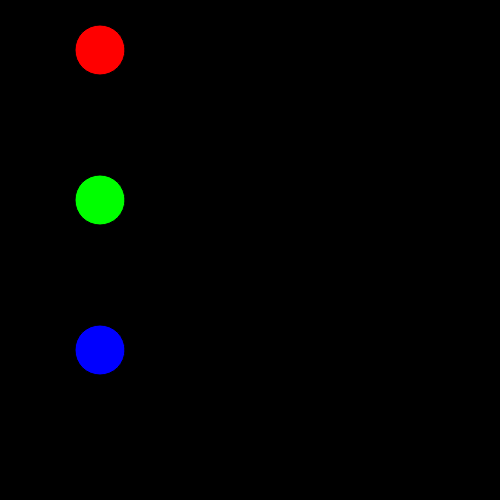
Frame 1 (no input)
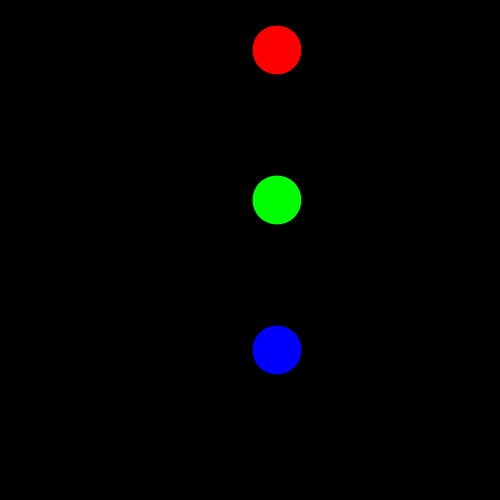
Frame 60 (no input)
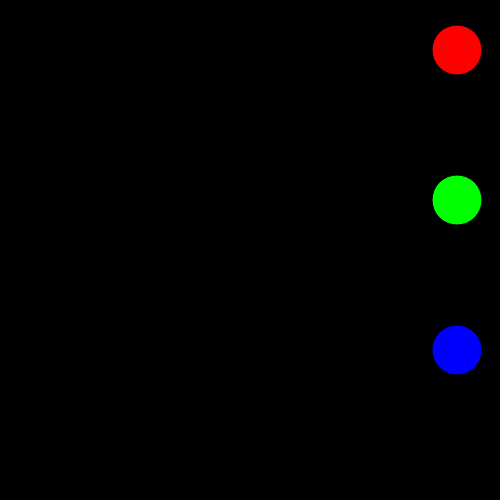
Frame 120 (the mouse pressed at the canvas centre since frame 60)

The p5.js sketch that drew these frames (run headless with seeded random() and noise() and a simulated clock; from frame 60 on, the mouse is pressed at the canvas centre):

// p5.js sketch
// ── sketch.js

let xpos = 100
let ypos = 50

let xpos2 = 100
let ypos2 = 200

let xpos3 = 100
let ypos3 = 350




function setup() {
  // put setup code here
createCanvas(500,500);
}

function draw() {
  // put drawing code here
background(0);
fill(255,0,0);
circle(xpos,ypos,50);
xpos = xpos + 3;

fill(0,255,0);
circle(xpos2,ypos2,50);
xpos2 = xpos2 + 3;

fill(0,0,255);
circle(xpos3,ypos3,50);
xpos3 = xpos3 + 3;
}
